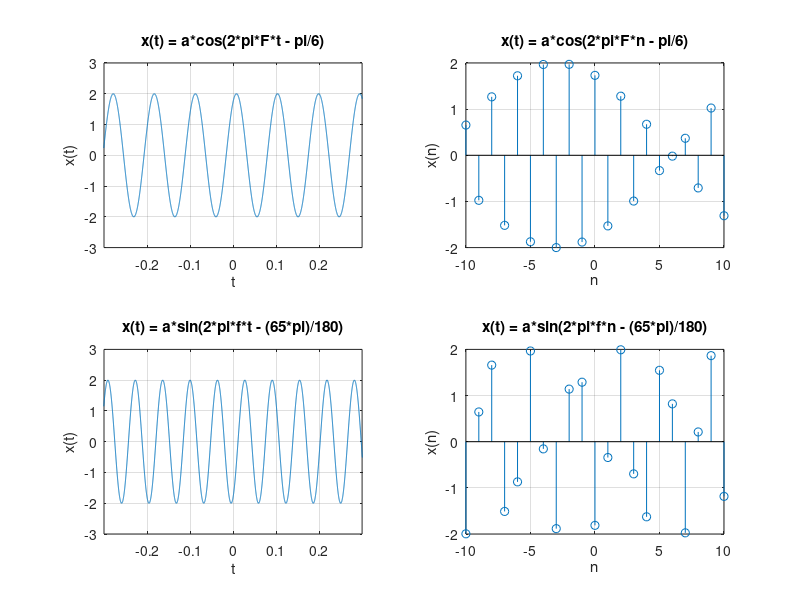

Reproduce this figure in MATLAB.
t = -10:0.0001:10;
n = -10:1:10;
a = 2;
F = (10*pi)/3;
f = 5*pi;

y1t = a*cos(2*pi*F*t - pi/6);
y1n = a*cos(2*pi*F*n - pi/6);
y2t = a*sin(2*pi*f*t - (65*pi)/180);
y2n = a*sin(2*pi*f*n - (65*pi)/180);

subplot(2, 2, 1);
plot(t, y1t);
xlabel("t");
ylabel("x(t)");
title("x(t) = a*cos(2*pi*F*t - pi/6)");
axis([-0.3 0.3 -3 3]);
grid on;

subplot(2, 2, 2);
stem(n, y1n);
xlabel("n");
ylabel("x(n)");
title("x(t) = a*cos(2*pi*F*n - pi/6)");
grid on;

subplot(2, 2, 3);
plot(t, y2t);
xlabel("t");
ylabel("x(t)");
title("x(t) = a*sin(2*pi*f*t - (65*pi)/180)");
axis([-0.3 0.3 -3 3]);
grid on;

subplot(2, 2, 4);
stem(n, y2n);
xlabel("n");
ylabel("x(n)");
title("x(t) = a*sin(2*pi*f*n - (65*pi)/180)");
grid on;
